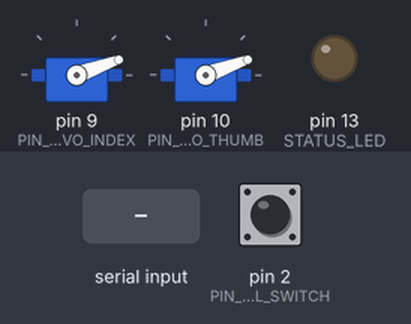
This sketch was run on a simulated Arduino Uno, built with avr-gcc and run on an emulated ATmega328P. Shown: 2 × servo, output pins drawn as LEDs (lit = HIGH). Dashed ring = blinking. The test bench sets the inputs (shaded band); at power-on: pin 2 (PIN_KILL_SWITCH) HIGH. What the sketch prints to the serial monitor is not drawn.

Above: at 1.2 s.
1.3 s: "I:0.80\n" received over Serial
At 2.1 s:
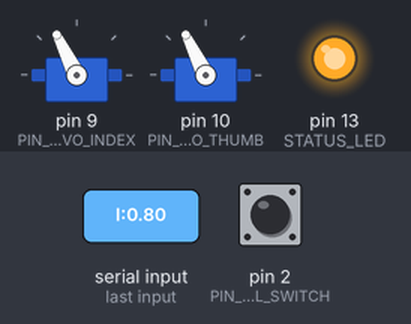
4.3 s: pin 2 (PIN_KILL_SWITCH) pulled LOW for 3.2 s
9.0 s: "I:0.80\n" received over Serial
At 10.8 s:
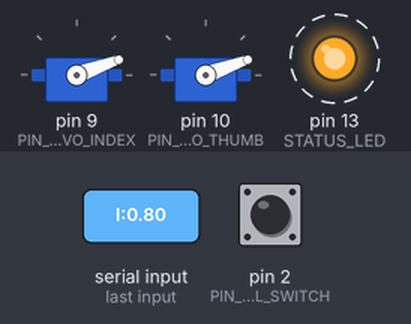
Timing chart, 0 to 18.0 s (numbered marks = the images above; inputs shaded):
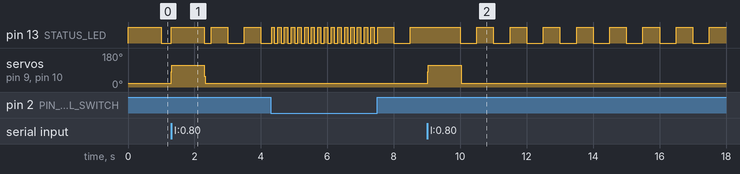

The sketch:

mirrorhand.ino
```cpp
/*
  MirrorHand - Arduino UNO R4 WiFi Firmware
  ==========================================
  Controls 1 or 2 Tower Pro SG92R micro servos on an assistive rehabilitation glove.
  Receives normalized finger curl setpoints from laptop over USB serial at 115200 baud:
      "T:<thumb_curl>,I:<index_curl>\n" (e.g., "T:0.42,I:0.80\n")

  Hardware Configuration:
  - Microcontroller: Arduino UNO R4 WiFi (Renesas RA4M1)
  - Thumb Servo (Signal): Pin 10 (PWM)
  - Index Servo (Signal): Pin 9 (PWM)
  - Kill Switch Button:   Pin 2 (INPUT_PULLUP, pressed = LOW to GND)
  - Status LED:          LED_BUILTIN (Pin 13)
  - Power:               External 5V supply with common ground to Arduino GND

  Failsafes:
  - Velocity-limited angle ramping (MAX_STEP_PER_TICK) to prevent 5V current spikes.
  - Watchdog timeout: relaxes servos to 0% (open) if no serial data for 1.0 second.
  - Hardware kill switch on Pin 2: forces instant relaxation while pressed.
*/

#include <Servo.h>

// ==============================================================================
// CONFIGURATION & TUNABLE CONSTANTS
// ==============================================================================

// Hardware Channel Setup
// Set to 1 if driving only the Index servo on Pin 9; set to 2 for Thumb (Pin 10) + Index (Pin 9).
const int NUM_SERVOS = 2;

// Pin Assignments
const int PIN_SERVO_THUMB = 10;      // Thumb tendon servo signal
const int PIN_SERVO_INDEX = 9;       // Index finger tendon servo signal
const int PIN_KILL_SWITCH = 2;       // Pushbutton to GND (uses internal pull-up)
const int STATUS_LED = 13;     // Built-in LED on Pin 13

// Serial Communication
const unsigned long SERIAL_BAUD = 115200;

// Safety Mechanical Angle Limits (Degrees: 0 to 180)
// Calibrate these limits so the servo pulls the tendon without stalling or straining fingers!
const float INDEX_MIN_ANGLE = 20.0f;  // Fully OPEN position angle
const float INDEX_MAX_ANGLE = 140.0f; // Fully CLOSED position angle
const bool  INDEX_INVERT = false;     // True if 1.0 curl requires rotating toward MIN_ANGLE

const float THUMB_MIN_ANGLE = 20.0f;  // Fully OPEN position angle
const float THUMB_MAX_ANGLE = 140.0f; // Fully CLOSED position angle
const bool  THUMB_INVERT = false;     // True if 1.0 curl requires rotating toward MIN_ANGLE

// Motion Ramping & Rate Limiting
// Max degrees per tick (prevents current spikes on shared 5V supply)
const float MAX_STEP_PER_TICK = 60.0f; // ~75 deg/sec at 50Hz tick rate
const unsigned long LOOP_TICK_MS = 20; // 20ms tick = 50 Hz control loop

// Safety Watchdog Timeout
const unsigned long SERIAL_TIMEOUT_MS = 1000; // Relax servos if no data for 1000ms

// ==============================================================================
// RAMPED SERVO CONTROLLER CLASS
// ==============================================================================

class RampedServo {
private:
  Servo _servo;
  int _pin;
  float _minAngle;
  float _maxAngle;
  bool _invert;
  float _currentAngle;
  float _targetAngle;

  float curlToAngle(float curl) {
    curl = constrain(curl, 0.0f, 1.0f);
    if (_invert) {
      return _maxAngle - curl * (_maxAngle - _minAngle);
    } else {
      return _minAngle + curl * (_maxAngle - _minAngle);
    }
  }

public:
  RampedServo(int pin, float minAng, float maxAng, bool inv)
    : _pin(pin), _minAngle(minAng), _maxAngle(maxAng), _invert(inv),
      _currentAngle(minAng), _targetAngle(minAng) {}

  void attach() {
    _currentAngle = curlToAngle(0.0f);
    _targetAngle = _currentAngle;
    _servo.attach(_pin);
    _servo.write((int)(_currentAngle + 0.5f));
  }

  void setTargetCurl(float curl) {
    _targetAngle = curlToAngle(curl);
  }

  void updateRamp(float maxStep) {
    float diff = _targetAngle - _currentAngle;
    if (abs(diff) <= maxStep) {
      _currentAngle = _targetAngle;
    } else if (diff > 0) {
      _currentAngle += maxStep;
    } else {
      _currentAngle -= maxStep;
    }
    _servo.write((int)(_currentAngle + 0.5f));
  }

  float getCurrentAngle() const {
    return _currentAngle;
  }
};

// Instantiate Servo Controllers
RampedServo servoIndex(PIN_SERVO_INDEX, INDEX_MIN_ANGLE, INDEX_MAX_ANGLE, INDEX_INVERT);
RampedServo servoThumb(PIN_SERVO_THUMB, THUMB_MIN_ANGLE, THUMB_MAX_ANGLE, THUMB_INVERT);

// ==============================================================================
// STATE VARIABLES & BUFFERS
// ==============================================================================

char rxBuffer[64];
uint8_t rxIndex = 0;
unsigned long lastPacketTime = 0;
unsigned long lastTickTime = 0;

// ==============================================================================
// PACKET PARSER
// ==============================================================================

bool parsePacket(const char* buffer, float &outThumb, float &outIndex) {
  // Format: "T:0.42,I:0.80" or "I:0.80,T:0.42" or single "I:0.80"
  bool hasIndex = false;
  bool hasThumb = false;
  float tVal = 0.0f;
  float iVal = 0.0f;

  const char* ptr = buffer;
  while (*ptr) {
    // Skip leading spaces or commas
    while (*ptr == ' ' || *ptr == ',' || *ptr == '\t') ptr++;
    if (!*ptr) break;

    char key = *ptr;
    if ((key == 'T' || key == 't' || key == 'I' || key == 'i') && *(ptr + 1) == ':') {
      ptr += 2; // Skip key and colon
      char* endPtr;
      float val = strtod(ptr, &endPtr);
      if (ptr != endPtr) {
        val = constrain(val, 0.0f, 1.0f);
        if (key == 'T' || key == 't') {
          tVal = val;
          hasThumb = true;
        } else {
          iVal = val;
          hasIndex = true;
        }
        ptr = endPtr;
      } else {
        ptr++;
      }
    } else {
      ptr++;
    }
  }

  if (hasIndex) {
    outIndex = iVal;
    outThumb = hasThumb ? tVal : iVal; // Mirror index if thumb is absent
    return true;
  }
  return false;
}

// ==============================================================================
// SETUP
// ==============================================================================

void setup() {
  Serial.begin(SERIAL_BAUD);

  // Initialize Kill Switch Pin (Internal Pull-Up)
  pinMode(PIN_KILL_SWITCH, INPUT_PULLUP);

  // Status LED
  pinMode(STATUS_LED, OUTPUT);
  digitalWrite(STATUS_LED, LOW);

  // Attach active servos
  servoIndex.attach();
  if (NUM_SERVOS >= 2) {
    servoThumb.attach();
  }

  lastPacketTime = millis();
  lastTickTime = millis();

  Serial.println(F("=============================================="));
  Serial.println(F("  MIRRORHAND ARDUINO UNO R4 FIRMWARE READY    "));
  Serial.print(F("  Config: NUM_SERVOS="));
  Serial.print(NUM_SERVOS);
  Serial.println(F(" | Baud: 115200"));
  Serial.println(F("=============================================="));
}

// ==============================================================================
// MAIN RUNTIME LOOP
// ==============================================================================

void loop() {
  unsigned long now = millis();

  // ----------------------------------------------------------------------------
  // 1. FAILSAFE CHECK: Hardware Kill Switch (Pin 2)
  // ----------------------------------------------------------------------------
  if (digitalRead(PIN_KILL_SWITCH) == LOW) {
    // Button connected Pin 2 to GND -> Force all servos to relax immediately
    servoIndex.setTargetCurl(0.0f);
    if (NUM_SERVOS >= 2) {
      servoThumb.setTargetCurl(0.0f);
    }

    // Step ramping quickly toward open
    servoIndex.updateRamp(MAX_STEP_PER_TICK * 2.0f);
    if (NUM_SERVOS >= 2) {
      servoThumb.updateRamp(MAX_STEP_PER_TICK * 2.0f);
    }

    // Rapid blink LED to indicate kill switch engaged
    digitalWrite(STATUS_LED, (now / 100) % 2);

    // Flush any pending serial bytes
    while (Serial.available() > 0) {
      Serial.read();
    }
    rxIndex = 0;

    delay(LOOP_TICK_MS);
    return;
  }

  // ----------------------------------------------------------------------------
  // 2. NON-BLOCKING SERIAL RECEPTION & PARSING
  // ----------------------------------------------------------------------------
  while (Serial.available() > 0) {
    char c = (char)Serial.read();
    if (c == '\n' || c == '\r') {
      if (rxIndex > 0) {
        rxBuffer[rxIndex] = '\0';
        float thumbCurl = 0.0f;
        float indexCurl = 0.0f;
        if (parsePacket(rxBuffer, thumbCurl, indexCurl)) {
          servoIndex.setTargetCurl(indexCurl);
          if (NUM_SERVOS >= 2) {
            servoThumb.setTargetCurl(indexCurl);
          }
          lastPacketTime = now;
        }
        rxIndex = 0;
      }
    } else {
      if (rxIndex < sizeof(rxBuffer) - 1) {
        rxBuffer[rxIndex++] = c;
      } else {
        rxIndex = 0; // Prevent buffer overflow
      }
    }
  }

  // ----------------------------------------------------------------------------
  // 3. FAILSAFE CHECK: Watchdog Timeout (1.0 Second)
  // ----------------------------------------------------------------------------
  if (now - lastPacketTime > SERIAL_TIMEOUT_MS) {
    // No valid packet recently -> safety ramp back to open
    servoIndex.setTargetCurl(0.0f);
    if (NUM_SERVOS >= 2) {
      servoThumb.setTargetCurl(0.0f);
    }
    // Slow blink LED to indicate waiting/timeout
    digitalWrite(STATUS_LED, (now / 500) % 2);
  } else {
    // Serial link healthy -> solid LED
    digitalWrite(STATUS_LED, HIGH);
  }

  // ----------------------------------------------------------------------------
  // 4. STEP MOTION RAMPING (Periodic at LOOP_TICK_MS)
  // ----------------------------------------------------------------------------
  if (now - lastTickTime >= LOOP_TICK_MS) {
    lastTickTime = now;
    servoIndex.updateRamp(MAX_STEP_PER_TICK);
    if (NUM_SERVOS >= 2) {
      servoThumb.updateRamp(MAX_STEP_PER_TICK);
    }
  }
}
```

Measured:
- after the input at 1.3 s, servo on pin 9 (PIN_SERVO_INDEX), servo on pin 10 (PIN_SERVO_THUMB): 20° → 116° at once, → 20° 1.0 s later
- after the input at 9.0 s, servo on pin 9 (PIN_SERVO_INDEX), servo on pin 10 (PIN_SERVO_THUMB): 20° → 116° at once, → 20° 1.0 s later
- by itself, pin 13 (STATUS_LED): alternates HIGH for 0.50 s and LOW for 0.50 s
